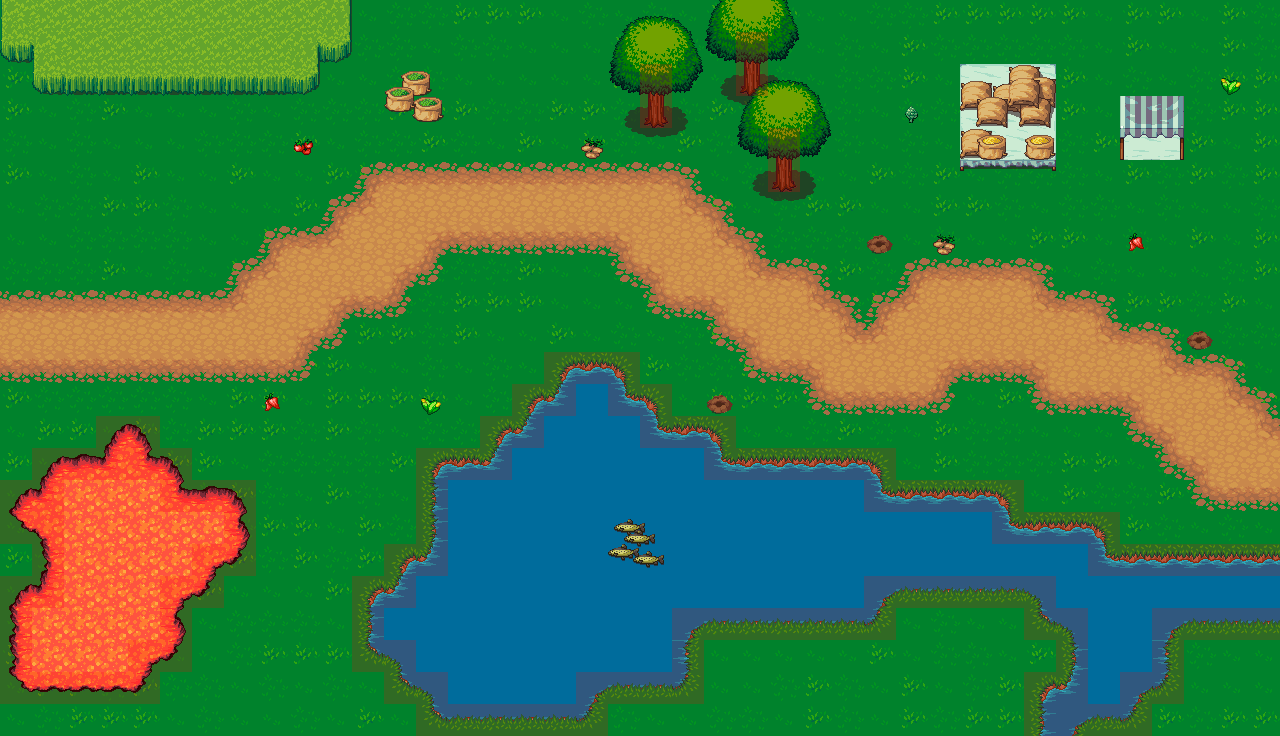

This game map was drawn from its Tiled (.tmx) file and the tilesets committed beside it. A one-line description and the trimmed map source follow:
An orthogonal 40x23 tile map with 32x32 px tiles, 7 tile layers (Tile Layer 1, Tile Layer 3, Tile Layer 4, Tile Layer 6, ...), 14 tilesets and 3 objects (player, Npc 1 walk path).

<map version="1.0" orientation="orthogonal" renderorder="right-down" width="40" height="23" tilewidth="32" tileheight="32" nextobjectid="9">
 <properties>
  <property name="TilesetsFolder" value="assets/Textures/tilesets/" />
 </properties>
 <tileset firstgid="1" name="$collision_tile" tilewidth="32" tileheight="32" tilecount="1" columns="1">
  <image source="../Textures/tilesets/collision-box.png" width="32" height="32" />
  <tile id="0">
   <objectgroup draworder="index">
    <object id="1" x="0" y="0" width="32" height="32" />
   </objectgroup>
  </tile>
 </tileset>
 <tileset firstgid="2" name="sandwater" tilewidth="32" tileheight="32" tilecount="18" columns="3">
  <image source="../Textures/tilesets/sandwater.png" width="96" height="192" />
 </tileset>
 <tileset firstgid="20" name="tallgrass" tilewidth="32" tileheight="32" tilecount="18" columns="3">
  <image source="../Textures/tilesets/tallgrass.png" width="96" height="192" />
  <terraintypes>
   <terrain name="Tall Grass" tile="17" />
  </terraintypes>
  <tile id="1" terrain="0,0,0," />
  <tile id="2" terrain="0,0,,0" />
  <tile id="4" terrain="0,,0,0" />
  <tile id="5" terrain=",0,0,0" />
  <tile id="6" terrain=",,,0" />
  <tile id="7" terrain=",,0,0" />
  <tile id="8" terrain=",,0," />
  <tile id="9" terrain=",0,,0" />
  <tile id="10" terrain="0,0,0,0" />
  <tile id="11" terrain="0,,0," />
  <tile id="12" terrain=",0,," />
  <tile id="13" terrain="0,0,," />
  <tile id="14" terrain="0,,," />
 </tileset>
 <tileset firstgid="38" name="terrain_atlas" tilewidth="32" tileheight="32" tilecount="1024" columns="32">
  <image source="../Textures/tilesets/terrain_atlas.png" width="1024" height="1024" />
  <terraintypes>
   <terrain name="dirt path" tile="175" />
   <terrain name="pool" tile="294" />
   <terrain name="lava pool" tile="207" />
  </terraintypes>
  <tile id="16" terrain="0,0,0," />
  <tile id="17" terrain="0,0,,0" />
  <tile id="48" terrain="0,,0,0" />
  <tile id="49" terrain=",0,0,0" />
  <tile id="79" terrain=",,,0" />
  <tile id="80" terrain=",,0,0" />
  <tile id="81" terrain=",,0," />
  <tile id="111" terrain=",0,,0" />
  <tile id="112" terrain="0,0,0,0" />
  <tile id="113" terrain="0,,0," />
  <tile id="143" terrain=",0,," />
  <tile id="144" terrain="0,0,," />
  <tile id="145" terrain="0,,," />
  <tile id="208" terrain="2,2,2," />
  <tile id="209" terrain="2,2,,2" />
  <tile id="240" terrain="2,,2,2" />
  <tile id="241" terrain=",2,2,2" />
  <tile id="271" terrain=",,,2" />
  <tile id="272" terrain=",,2,2" />
  <tile id="273" terrain=",,2," />
  <tile id="295" terrain="1,1,1," />
  <tile id="296" terrain="1,1,,1" />
  <tile id="303" terrain=",2,,2" />
  <tile id="304" terrain="2,2,2,2" />
  <tile id="305" terrain="2,,2," />
  <tile id="327" terrain="1,,1,1" />
  <tile id="328" terrain=",1,1,1" />
  <tile id="335" terrain=",2,," />
  <tile id="336" terrain="2,2,," />
  <tile id="337" terrain="2,,," />
  <tile id="358" terrain=",,,1" />
  <tile id="359" terrain=",,1,1" />
  <tile id="360" terrain=",,1," />
  <tile id="390" terrain=",1,,1" />
  <tile id="391" terrain="1,1,1,1" />
  <tile id="392" terrain="1,,1," />
  <tile id="422" terrain=",1,," />
  <tile id="423" terrain="1,1,," />
  <tile id="424" terrain="1,,," />
 </tileset>
 <tileset firstgid="1062" name="wheat" tilewidth="32" tileheight="32" tilecount="18" columns="3">
  <image source="../Textures/tilesets/wheat.png" width="96" height="192" />
 </tileset>
 <tileset firstgid="1080" name="youngwheat" tilewidth="32" tileheight="32" tilecount="18" columns="3">
  <image source="../Textures/tilesets/youngwheat.png" width="96" height="192" />
 </tileset>
 <tileset firstgid="1098" name="base_out_atlas" tilewidth="32" tileheight="32" tilecount="1024" columns="32">
  <image source="../Textures/tilesets/base_out_atlas.png" width="1024" height="1024" />
 </tileset>
 <tileset firstgid="2122" name="farming_fishing" tilewidth="32" tileheight="32" tilecount="400" columns="20">
  <image source="../Textures/tilesets/farming_fishing.png" width="640" height="640" />
 </tileset>
 <tileset firstgid="2522" name="fence" tilewidth="32" tileheight="32" tilecount="18" columns="3">
  <image source="../Textures/tilesets/fence.png" width="96" height="192" />
 </tileset>
 <tileset firstgid="2540" name="fence_alt" tilewidth="32" tileheight="32" tilecount="18" columns="3">
  <image source="../Textures/tilesets/fence_alt.png" width="96" height="192" />
 </tileset>
 <tileset firstgid="2558" name="plants" tilewidth="32" tileheight="32" tilecount="108" columns="9">
  <image source="../Textures/tilesets/plants.png" width="288" height="384" />
 </tileset>
 <tileset firstgid="2666" name="plowed_soil" tilewidth="32" tileheight="32" tilecount="18" columns="3">
  <image source="../Textures/tilesets/plowed_soil.png" width="96" height="192" />
 </tileset>
 <tileset firstgid="2684" name="reed" tilewidth="32" tileheight="32" tilecount="30" columns="3">
  <image source="../Textures/tilesets/reed.png" width="96" height="320" />
 </tileset>
 <tileset firstgid="2714" name="sand" tilewidth="32" tileheight="32" tilecount="18" columns="3">
  <image source="../Textures/tilesets/sand.png" width="96" height="192" />
 </tileset>
 <layer name="Tile Layer 1" width="40" height="23">
  <data>[920 cells, 920 non-empty, 3 distinct tile ids]</data>
 </layer>
 <layer name="Tile Layer 3" width="40" height="23">
  <data>[920 cells, 374 non-empty, 40 distinct tile ids]</data>
 </layer>
 <layer name="Tile Layer 4" width="40" height="23">
  <data>[920 cells, 82 non-empty, 27 distinct tile ids]</data>
 </layer>
 <layer name="Tile Layer 6" width="40" height="23">
  <data>[920 cells, 4 non-empty, 4 distinct tile ids]</data>
 </layer>
 <layer name="Tile Layer 7" width="40" height="23">
  <data>[920 cells, 21 non-empty, 16 distinct tile ids]</data>
 </layer>
 <objectgroup name="entities">
  <object id="1" name="player" x="480" y="192" width="32" height="32">
   <properties>
    <property name="Player name" value="Sakura Miyamoto" />
    <property name="facing" type="int" value="1" />
   </properties>
  </object>
  <object id="3" name="Npc 1 walk path" x="16" y="328">
   <polyline points="-16,0 256,0 256,-48 320,-48 320,-80 368,-80 368,-128 640,-128 640,-96 688,-96 688,-56 744,-56 744,-8 808,-8 808,32 912,32 912,0 1056,0 1056,56 1184,56 1184,120 1264,120" />
  </object>
 </objectgroup>
 <layer name="Tile Layer 5" width="40" height="23">
  <data>[920 cells, 55 non-empty, 17 distinct tile ids]</data>
 </layer>
 <layer name="$tile_collisions" width="40" height="23" opacity="0.19">
  <data>[920 cells, 125 non-empty, 1 distinct tile ids]</data>
 </layer>
</map>
